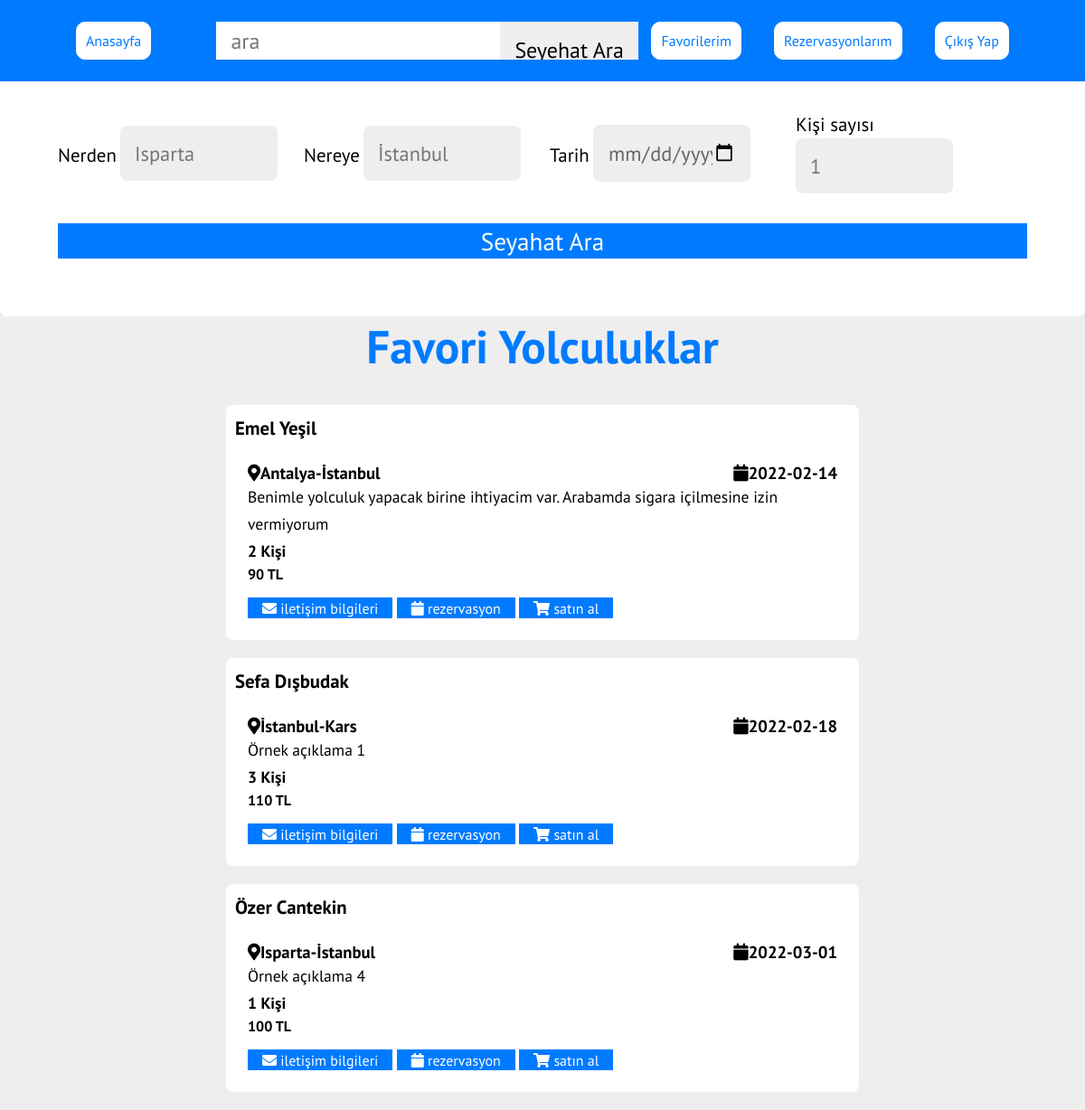
The page /favoriler.php (signed in) on the database its author committed.
### tables this page shows
CREATE TABLE `seyehat` (
  `id` int(11) NOT NULL AUTO_INCREMENT,
  `userID` int(11) NOT NULL,
  `nerden` varchar(128) NOT NULL,
  `nereye` varchar(128) NOT NULL,
  `tarih` date NOT NULL,
  `kisi` varchar(128) NOT NULL,
  `fiyat` varchar(128) NOT NULL,
  `aciklama` varchar(256) DEFAULT NULL,
  PRIMARY KEY (`id`)
);

CREATE TABLE `users` (
  `id` int(11) NOT NULL AUTO_INCREMENT,
  `name` varchar(128) NOT NULL,
  `surname` varchar(128) NOT NULL,
  `e-mail` varchar(128) NOT NULL,
  `password` varchar(128) NOT NULL,
  `tel` varchar(128) NOT NULL,
  PRIMARY KEY (`id`)
);

### favoriler.php (the view, shortened to what this page needs)
<?php
include("config.php");
$userID = $_SESSION["user"];
$result = mysqli_query($open, "SELECT `seyehatID` FROM `favoriler` WHERE `userID` = '".$userID."'");
?>
<!DOCTYPE html>
<html lang="en">
<head>
    <link rel="stylesheet" href="https://cdnjs.cloudflare.com/ajax/libs/font-awesome/5.15.4/css/all.min.css">
    <link rel="stylesheet" href="./style.css">
</head>
<body>
    <header class="header">
    <a class="favoriler" href="index.php">Anasayfa</a>
        <form action="sonuc.php" class="search-form" method="get">
            <input type="arama" name="query" placeholder="ara" id="aramakutusu" required>
            <input class="srcInpt" type="submit" value="Seyehat Ara">
        </form>
        <a style="margin-left:125px;" class="favoriler" href="favoriler.php">Favorilerim</a>
        <a class="favoriler" href="rezervasyon.php">Rezervasyonlarım</a>
        <a class="favoriler" href="logout.php">Çıkış Yap</a>
    </header>
    <br><br><br>
    <section class="form-container" data-aos="zoom-in">
        <form action="seyehat-template.php" method="post">
            <div class="inputBox">
                <span>Nerden</span>
                <input type="text" name="nerden" placeholder="Isparta" required>
            </div>
            <div class="inputBox">
                <span>Nereye</span>
                <input type="text" name="nereye" placeholder="İstanbul" required>
            </div>
            <div class="inputBox">
                <span>Tarih</span>
                <input type="date" name="tarih" required>
            </div>
            <div class="inputBox">
                <span>Kişi sayısı</span>
                <input type="text" name="kisi" placeholder="1" required>
            </div>
            <input type="submit" value="Seyahat Ara" class="btn">
        </form>
    </section>
    <section class="packages" id="packages">
        <h1 class="heading"> Favori <span>Yolculuklar</span> </h1>
        <?php
        foreach ($result as $seyehatID) {
            $result = mysqli_query($open, "SELECT * FROM `seyehat` WHERE `id` = '".$seyehatID["seyehatID"]."'");
                foreach ($result as $favoriler) {
                    $result = mysqli_query($open, "SELECT `name`, `surname`, `e-mail`, `tel` FROM `users` WHERE `id` = '".$favoriler["userID"]."' ");
                    $userInfo = mysqli_fetch_array($result);
        ?>
        <div class="box-container">
            <div class="box" data-aos="fade-up">
                <div class="image">
                    <h4 class="profil_name"><?=$userInfo["name"]?> <?=$userInfo["surname"]?></h4>
                </div>
                <div class="content">
                    <h3 class="dest"><i class="fas fa-map-marker-alt"></i><?=$favoriler["nerden"]?>-<?=$favoriler["nereye"]?></h3>
                    <h3 class="date"><i class="fas fa-calendar"></i><?=$favoriler["tarih"]?></h3>
                    <p><?=$favoriler["aciklama"]?></p>
                    <p><b><?=$favoriler["kisi"]?> Kişi</b></p>
                    <div class="fiyat:"><b><?=$favoriler["fiyat"]?> TL</b></div>
                    <a href="#" class="btn message" data-name="<?php echo $userInfo["name"]; ?>" data-surname="<?php echo $userInfo["surname"]; ?>" data-email="<?php echo $userInfo["e-mail"]; ?>" data-tel="<?php echo $userInfo["tel"]; ?>"><i class="fa fa-envelope" aria-hidden="true"></i> iletişim bilgileri</a>
                    <a href="rezervasyon-ekle.php?seyehatID=<?=$favoriler["id"]?>" class="btn"><i class="fa fa-calendar" aria-hidden="true"></i> rezervasyon</a>
                    <a href="./odeme.html" class="btn"><i class="fa fa-shopping-cart" aria-hidden="true"></i> satın al</a>
                </div>
            </div>
        </div>
        <?php } }?>
</body>
</html>

### style.css (style rules this page uses)
:root { --blue: #007bff; --text-color-1:#444; --text-color-1:#666; --bg-color-1:#FFF; --bg-color-2:#eee; --box-shadow:0.5rem 1.5rem rgba(0,0,0,.1); }
* { font-family: 'PT Sans', sans-serif; margin: 0; padding: 0; box-sizing: border-box; outline: none; border: none; text-decoration: none; transition: all .2s linear; }
html { font: size 62.5%; overflow: scroll; scroll-padding-top: 7rem; scroll-behavior: smooth; }
body { background: var(--bg-color-2); }
.header { position: fixed; top:0; left:0; right:0; background: var(--blue); padding: 1.5rem 7%; z-index: 1; display: flex; align-items: center; justify-content: space-between; }
.header .search-form { background: var(--bg-color-2); border-radius: .3em; display: flex; align-items: center; height: 2.6rem; width: 20rem; }
.header .search-form input { height: 100%; font-size: 1.5rem; color:black; padding:1rem; }
.form-container form { background: var(--bg-color-1); border-radius: .5rem; padding:4rem; display: flex; flex-wrap: wrap; gap:1rem; align-items: center; }
.form-container form .inputBox { flex:1 1 15rem; }
.form-container form .inputBox span { font-size: 1.3rem; color:var(--text-color-2); }
.form-container form .inputBox input { font-size: 1.4rem; color:var(--text-color-1); background:var(--bg-color-2); border-radius: .5rem; margin:.1rem 0; text-transform: none; width: 68%; padding:1rem; }
.form-container form .btn { flex:1 1 23rem; font-size: 1.7rem; color: white; background-color: var(--blue); }
.heading { text-align: center; padding-bottom: 2rem; color:var(--blue); font-size: 3.2rem; }
.dest { display: inline-block; }
.date { display: inline-block; float: right; }
.favoriler { text-decoration: none; color:#007aff; border: 1px solid #ffffff; padding: 10px; background-color: #ffffff; border-radius: 10px; }
.packages .box-container { margin-left: auto; margin-right: auto; width: 700px; display: flex; flex-direction: column; }
.packages .box-container .box { background: white; border-radius: .5rem; margin-bottom: 20px; }
.profil_name { padding-top: 12px; padding-left: 10px; font-size: 1.3rem; }
.packages .box-container .box .content { padding:1.5rem; padding-top: 8; }
.packages .box-container .box .content p { font-size: 1.1rem; color:black; line-height: 1.7; }
.btn { margin-top: 1rem; display: inline-block; padding:.1rem 1rem; font-size: 1rem; color: white; background:var(--blue); cursor: pointer; }

### rows shown on the page
seyehat: userID.name "Emel", userID.surname "Yeşil", nerden "Antalya", nereye "İstanbul", tarih "2022-02-14", aciklama "Benimle yolculuk yapacak birine ihtiyacim var. Arabamda sigara içilmesine izin vermiyorum", kisi "2", fiyat "90"
seyehat: userID.name "Sefa", userID.surname "Dışbudak", nerden "İstanbul", nereye "Kars", tarih "2022-02-18", aciklama "Örnek açıklama 1", kisi "3", fiyat "110"
seyehat: userID.name "Özer", userID.surname "Cantekin", nerden "Isparta", nereye "İstanbul", tarih "2022-03-01", aciklama "Örnek açıklama 4", kisi "1", fiyat "100"
